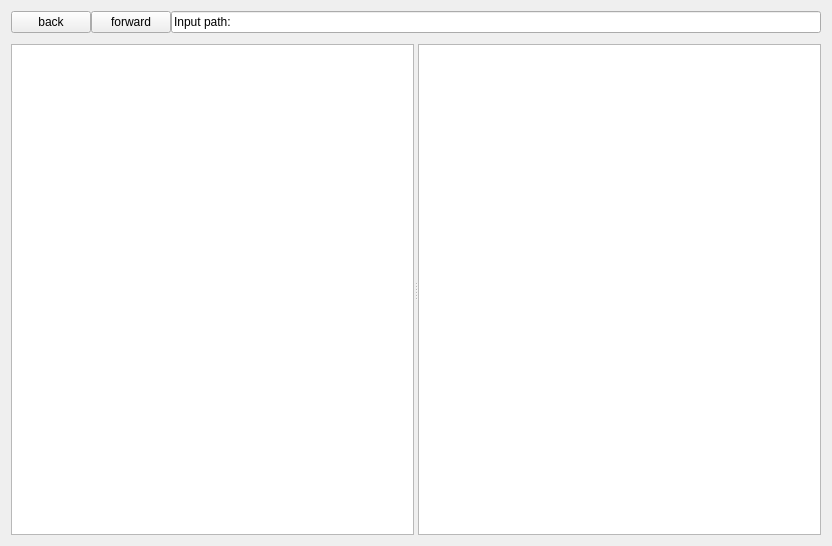
<?xml version="1.0" encoding="UTF-8"?>
<ui version="4.0">
 <class>widget</class>
 <widget class="QWidget" name="widget">
  <property name="geometry">
   <rect>
    <x>0</x>
    <y>0</y>
    <width>832</width>
    <height>546</height>
   </rect>
  </property>
  <property name="windowTitle">
   <string>widget</string>
  </property>
  <layout class="QVBoxLayout" name="verticalLayout">
   <item>
    <layout class="QHBoxLayout" name="horizontalLayout">
     <property name="spacing">
      <number>0</number>
     </property>
     <item>
      <widget class="QPushButton" name="backButton">
       <property name="sizePolicy">
        <sizepolicy hsizetype="Maximum" vsizetype="Fixed">
         <horstretch>0</horstretch>
         <verstretch>0</verstretch>
        </sizepolicy>
       </property>
       <property name="text">
        <string>back</string>
       </property>
      </widget>
     </item>
     <item>
      <widget class="QPushButton" name="forwardButton">
       <property name="sizePolicy">
        <sizepolicy hsizetype="Maximum" vsizetype="Fixed">
         <horstretch>0</horstretch>
         <verstretch>0</verstretch>
        </sizepolicy>
       </property>
       <property name="text">
        <string>forward</string>
       </property>
      </widget>
     </item>
     <item>
      <widget class="QLineEdit" name="lineEdit">
       <property name="text">
        <string>Input path:</string>
       </property>
       <property name="clearButtonEnabled">
        <bool>false</bool>
       </property>
      </widget>
     </item>
    </layout>
   </item>
   <item>
    <spacer name="verticalSpacer">
     <property name="orientation">
      <enum>Qt::Vertical</enum>
     </property>
     <property name="sizeType">
      <enum>QSizePolicy::Fixed</enum>
     </property>
     <property name="sizeHint" stdset="0">
      <size>
       <width>0</width>
       <height>5</height>
      </size>
     </property>
    </spacer>
   </item>
   <item>
    <widget class="QSplitter" name="splitter">
     <property name="sizePolicy">
      <sizepolicy hsizetype="Expanding" vsizetype="Expanding">
       <horstretch>0</horstretch>
       <verstretch>0</verstretch>
      </sizepolicy>
     </property>
     <property name="orientation">
      <enum>Qt::Horizontal</enum>
     </property>
     <property name="opaqueResize">
      <bool>true</bool>
     </property>
     <property name="childrenCollapsible">
      <bool>false</bool>
     </property>
     <widget class="QTreeView" name="treeView">
      <property name="sizePolicy">
       <sizepolicy hsizetype="Maximum" vsizetype="Expanding">
        <horstretch>0</horstretch>
        <verstretch>0</verstretch>
       </sizepolicy>
      </property>
      <property name="minimumSize">
       <size>
        <width>40</width>
        <height>0</height>
       </size>
      </property>
      <property name="horizontalScrollBarPolicy">
       <enum>Qt::ScrollBarAlwaysOff</enum>
      </property>
      <property name="showDropIndicator" stdset="0">
       <bool>true</bool>
      </property>
      <property name="horizontalScrollMode">
       <enum>QAbstractItemView::ScrollPerPixel</enum>
      </property>
      <property name="indentation">
       <number>8</number>
      </property>
      <property name="sortingEnabled">
       <bool>false</bool>
      </property>
      <property name="wordWrap">
       <bool>false</bool>
      </property>
      <attribute name="headerVisible">
       <bool>false</bool>
      </attribute>
      <attribute name="headerMinimumSectionSize">
       <number>498</number>
      </attribute>
      <attribute name="headerHighlightSections">
       <bool>false</bool>
      </attribute>
      <attribute name="headerShowSortIndicator" stdset="0">
       <bool>false</bool>
      </attribute>
     </widget>
     <widget class="QTableView" name="listView">
      <property name="sizePolicy">
       <sizepolicy hsizetype="Preferred" vsizetype="Expanding">
        <horstretch>0</horstretch>
        <verstretch>0</verstretch>
       </sizepolicy>
      </property>
      <property name="minimumSize">
       <size>
        <width>0</width>
        <height>0</height>
       </size>
      </property>
      <property name="sizeIncrement">
       <size>
        <width>0</width>
        <height>0</height>
       </size>
      </property>
      <property name="baseSize">
       <size>
        <width>0</width>
        <height>0</height>
       </size>
      </property>
      <property name="alternatingRowColors">
       <bool>false</bool>
      </property>
      <property name="selectionMode">
       <enum>QAbstractItemView::SingleSelection</enum>
      </property>
      <property name="showGrid">
       <bool>false</bool>
      </property>
      <property name="gridStyle">
       <enum>Qt::NoPen</enum>
      </property>
      <property name="sortingEnabled">
       <bool>true</bool>
      </property>
      <property name="cornerButtonEnabled">
       <bool>false</bool>
      </property>
      <attribute name="horizontalHeaderMinimumSectionSize">
       <number>20</number>
      </attribute>
      <attribute name="horizontalHeaderDefaultSectionSize">
       <number>100</number>
      </attribute>
      <attribute name="horizontalHeaderShowSortIndicator" stdset="0">
       <bool>true</bool>
      </attribute>
      <attribute name="horizontalHeaderStretchLastSection">
       <bool>true</bool>
      </attribute>
      <attribute name="verticalHeaderVisible">
       <bool>false</bool>
      </attribute>
      <attribute name="verticalHeaderHighlightSections">
       <bool>false</bool>
      </attribute>
      <attribute name="verticalHeaderShowSortIndicator" stdset="0">
       <bool>true</bool>
      </attribute>
      <attribute name="verticalHeaderStretchLastSection">
       <bool>false</bool>
      </attribute>
     </widget>
    </widget>
   </item>
  </layout>
 </widget>
 <resources/>
 <connections/>
</ui>
